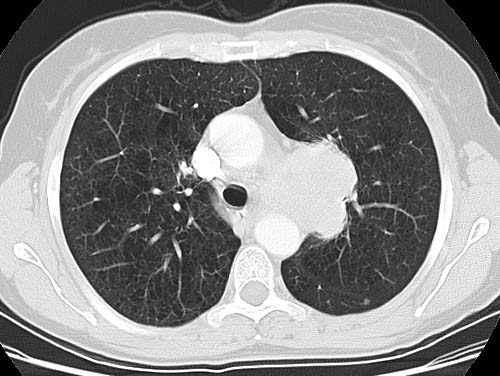
%> input picture FYP 4th Feb9 watershed/Dataset/patient1.jpg, 500 x 376 px
$ octave lung_cancer_contour.m   (GNU Octave 9; MATLAB toolbox functions it lacks are replaced by stand-ins)
%> lines starting %> are read from the running program, lines starting %| are printed output that depends on the picture; in (x1, y1, x2, y2) boxes, pixels count from 0 and x2, y2 are one past the last pixel; in counts of white or black regions, pixels touching at a corner belong together; the program's own positions count from 1
### FYP 3rd rb active contour/region_seg.m
% Region Based Active Contour Segmentation
%
% seg = region_seg(I,init_mask,max_its,alpha,display)
%
% Inputs: I           2D image
%         init_mask   Initialization (1 = foreground, 0 = bg)
%         max_its     Number of iterations to run segmentation for
%         alpha       (optional) Weight of smoothing term
%                       higer = smoother.  default = 0.2
%         display     (optional) displays intermediate outputs
%                       default = true
%
% Outputs: seg        Final segmentation mask (1=fg, 0=bg)
%
% Description: This code implements the paper: "Active Contours Without
% Edges" By Chan Vese. This is a nice way to segment images whose
% foregrounds and backgrounds are statistically different and homogeneous.
%
% Example:
% img = imread('tire.tif');
% m = zeros(size(img));
% m(33:33+117,44:44+128) = 1;
% seg = region_seg(img,m,500);
%
% Coded by: Shawn Lankton (www.shawnlankton.com)
%------------------------------------------------------------------------
function seg = region_seg(I,init_mask,max_its,alpha,display)

  %-- default value for parameter alpha is .1
  if(~exist('alpha','var'))
    alpha = .2;
  end
  %-- default behavior is to display intermediate outputs
  if(~exist('display','var'))
    display = true;
  end
  %-- ensures image is 2D double matrix
  I = im2graydouble(I);

  %-- Create a signed distance map (SDF) from mask
  phi = mask2phi(init_mask);

  %--main loop
  for its = 1:max_its   % Note: no automatic convergence test

    idx = find(phi <= 1.2 & phi >= -1.2);  %get the curve's narrow band

    %-- find interior and exterior mean
    upts = find(phi<=0);                 % interior points
    vpts = find(phi>0);                  % exterior points
    u = sum(I(upts))/(length(upts)+eps); % interior mean
    v = sum(I(vpts))/(length(vpts)+eps); % exterior mean

    F = (I(idx)-u).^2-(I(idx)-v).^2;         % force from image information
    curvature = get_curvature(phi,idx);  % force from curvature penalty

    dphidt = F./max(abs(F)) + alpha*curvature;  % gradient descent to minimize energy

    %-- maintain the CFL condition
    dt = .45/(max(dphidt)+eps);

    %-- evolve the curve
    phi(idx) = phi(idx) + dt.*dphidt;

    %-- Keep SDF smooth
    phi = sussman(phi, .5);

    %-- intermediate output
    if((display>0)&&(mod(its,20) == 0))
      showCurveAndPhi(I,phi,its);
    end
  end

  %-- final output
  if(display)
    showCurveAndPhi(I,phi,its);
  end

  %-- make mask from SDF
  seg = phi<=0; %-- Get mask from levelset


%---------------------------------------------------------------------
%---------------------------------------------------------------------
%-- AUXILIARY FUNCTIONS ----------------------------------------------
%---------------------------------------------------------------------
%---------------------------------------------------------------------


%-- Displays the image with curve superimposed
function showCurveAndPhi(I, phi, i)
  imshow(I,'initialmagnification',200,'displayrange',[0 255]); hold on;
  contour(phi, [0 0], 'g','LineWidth',4);
  contour(phi, [0 0], 'k','LineWidth',2);
  hold off; title([num2str(i) ' Iterations']); drawnow;

%-- converts a mask to a SDF
function phi = mask2phi(init_a)
  phi=bwdist(init_a)-bwdist(1-init_a)+im2double(init_a)-.5;

%-- compute curvature along SDF
function curvature = get_curvature(phi,idx)
    [dimy, dimx] = size(phi);
    [y x] = ind2sub([dimy,dimx],idx);  % get subscripts

    %-- get subscripts of neighbors
    ym1 = y-1; xm1 = x-1; yp1 = y+1; xp1 = x+1;

    %-- bounds checking
    ym1(ym1<1) = 1; xm1(xm1<1) = 1;
    yp1(yp1>dimy)=dimy; xp1(xp1>dimx) = dimx;

    %-- get indexes for 8 neighbors
    idup = sub2ind(size(phi),yp1,x);
    iddn = sub2ind(size(phi),ym1,x);
    idlt = sub2ind(size(phi),y,xm1);
    idrt = sub2ind(size(phi),y,xp1);
    idul = sub2ind(size(phi),yp1,xm1);
    idur = sub2ind(size(phi),yp1,xp1);
    iddl = sub2ind(size(phi),ym1,xm1);
    iddr = sub2ind(size(phi),ym1,xp1);

    %-- get central derivatives of SDF at x,y
    phi_x  = -phi(idlt)+phi(idrt);
    phi_y  = -phi(iddn)+phi(idup);
    phi_xx = phi(idlt)-2*phi(idx)+phi(idrt);
    phi_yy = phi(iddn)-2*phi(idx)+phi(idup);
    phi_xy = -0.25*phi(iddl)-0.25*phi(idur)...
             +0.25*phi(iddr)+0.25*phi(idul);
    phi_x2 = phi_x.^2;
    phi_y2 = phi_y.^2;

    %-- compute curvature (Kappa)
    curvature = ((phi_x2.*phi_yy + phi_y2.*phi_xx - 2*phi_x.*phi_y.*phi_xy)./...
              (phi_x2 + phi_y2 +eps).^(3/2)).*(phi_x2 + phi_y2).^(1/2);

%-- Converts image to one channel (grayscale) double
function img = im2graydouble(img)
  [dimy, dimx, c] = size(img);
  if(isfloat(img)) % image is a double
    if(c==3)
      img = rgb2gray(uint8(img));
    end
  else           % image is a int
    if(c==3)
      img = rgb2gray(img);
    end
    img = double(img);
  end

%-- level set re-initialization by the sussman method
function D = sussman(D, dt)
  % forward/backward differences
  a = D - shiftR(D); % backward
  b = shiftL(D) - D; % forward
  c = D - shiftD(D); % backward
  d = shiftU(D) - D; % forward

  a_p = a;  a_n = a; % a+ and a-
  b_p = b;  b_n = b;
  c_p = c;  c_n = c;
  d_p = d;  d_n = d;

  a_p(a < 0) = 0;
  a_n(a > 0) = 0;
  b_p(b < 0) = 0;
  b_n(b > 0) = 0;
  c_p(c < 0) = 0;
  c_n(c > 0) = 0;
  d_p(d < 0) = 0;
  d_n(d > 0) = 0;

  dD = zeros(size(D));
  D_neg_ind = find(D < 0);
  D_pos_ind = find(D > 0);
  dD(D_pos_ind) = sqrt(max(a_p(D_pos_ind).^2, b_n(D_pos_ind).^2) ...
                       + max(c_p(D_pos_ind).^2, d_n(D_pos_ind).^2)) - 1;
  dD(D_neg_ind) = sqrt(max(a_n(D_neg_ind).^2, b_p(D_neg_ind).^2) ...
                       + max(c_n(D_neg_ind).^2, d_p(D_neg_ind).^2)) - 1;

  D = D - dt .* sussman_sign(D) .* dD;

%-- whole matrix derivatives
function shift = shiftD(M)
  shift = shiftR(M')';

function shift = shiftL(M)
  shift = [ M(:,2:size(M,2)) M(:,size(M,2)) ];

function shift = shiftR(M)
  shift = [ M(:,1) M(:,1:size(M,2)-1) ];

function shift = shiftU(M)
  shift = shiftL(M')';

function S = sussman_sign(D)
  S = D ./ sqrt(D.^2 + 1);

### FYP 3rd rb active contour/gabor_fn.m
function gb=gabor_fn(bw,gamma,psi,lambda,theta)
% [5 lines of commented-out code are left out]

sigma = lambda/pi*sqrt(log(2)/2)*(2^bw+1)/(2^bw-1);
sigma_x = sigma;
sigma_y = sigma/gamma;

sz=fix(4*max(sigma_y,sigma_x))+1;
if mod(sz,2)==0, sz=sz+1;end

% alternatively, use a fixed size
% sz = 60;

[x y]=meshgrid(-fix(sz/2):fix(sz/2),fix(sz/2):-1:fix(-sz/2));
% x (right +)
% y (up +)

% Rotation
x_theta=x*cos(theta)+y*sin(theta);
y_theta=-x*sin(theta)+y*cos(theta);

gb=exp(-0.5*(x_theta.^2/sigma_x^2+gamma^2*y_theta.^2/sigma_y^2)).*cos(2*pi/lambda*x_theta+psi);
%gb = (gb/2+0.5);
% imshow(gb);

### FYP 3rd rb active contour/lung_cancer_contour.m
%% Preprocessing using gabor filter for image enhancement
lambda  = 6;
theta   = 0;
bw      = 3;
%sigma = lambda/pi*sqrt(log(2)/2)*(2^bw+1)/(2^bw-1);
psi     = [0 0];
gamma   = 1.95;
N       = 4;
path = 'F:\Local Disk D\Study\Final Year Project\Final Project\FYP 4th Feb9 watershed\Dataset\patient1.jpg';

%divide path into 3 parts for extension finding
[filepath,name,ext] = fileparts(path);

if strcmp(ext,'.dcm')
    img_in = dicomread(path);
else
      img_in = imread(path);
%> img_in is the input picture: size 376x500 uint8; min 0, max 255, mean 139.4
      img_in = imresize(img_in,[512 512]);
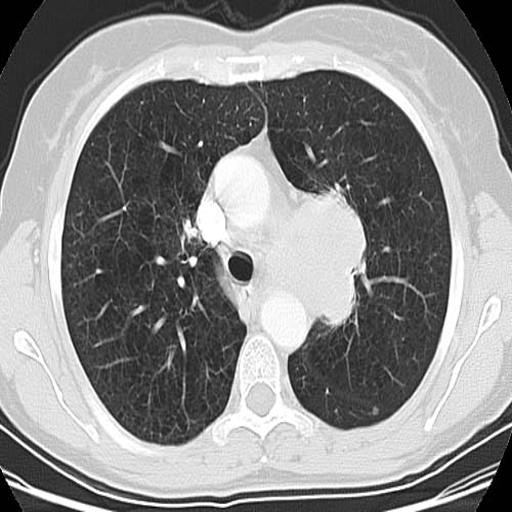
%> img_in: size 512x512 uint8; min 0, max 255, mean 139.4

end

%img_in1 = imread(path);

%find if datatype is uint8 or not
if class(img_in) ~= 'uint8'
    img_in = im2uint8(img_in);
end

%convert 3d into 2d
if size(img_in,3)==3
    img_in = rgb2gray(img_in);
end
%find intensity values
i = img_in(:);  % image into 1 column
intensity = sum(i);
%> intensity = 36545141
if intensity>20974604 && strcmp(ext,'.dcm')
    lambda = 5;
    gamma = 4;
    bw = 2.1;
    img_in = imadjust(img_in); %contrast stretching
elseif intensity>20974604
    lambda=5;


end

%img_in = im2double(img_i);
%img_in = dicomread('e.dcm');
%img_in(:,:,2:3) = [];


%gabor filter start
img_out = zeros(size(img_in,1), size(img_in,2), N);
for n=1:N
    gb = gabor_fn(bw,gamma,psi(1),lambda,theta)...
        + gabor_fn(bw,gamma,psi(2),lambda,theta);
    img_out(:,:,n) = imfilter(img_in, gb, 'symmetric');
    theta = theta + pi/4;
end
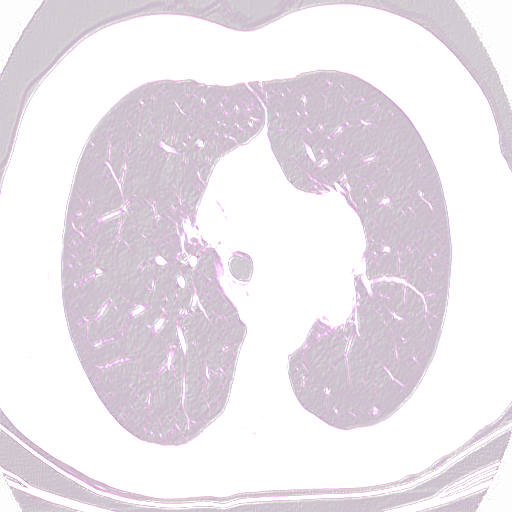
%> img_out: size 512x512x4 double; mean R, G, B, A 189.8, 174.7, 189.5, 174.6; transparent parts drawn white
%> after the loop, theta = 3.14
figure(1);
imshow(img_in);
title('input image');
img_out_disp = sum(abs(img_out).^2, 3).^0.5;

% right division
img_out_disp = img_out_disp./max(img_out_disp(:));
figure(2);
imshow(img_out_disp);
title('gabor output, L-2 super-imposed, normalized - imgoutdisp');

%% This is active contour segmentation
I = img_out_disp;
se = strel('disk', 20);
Ie = imerode(I, se);
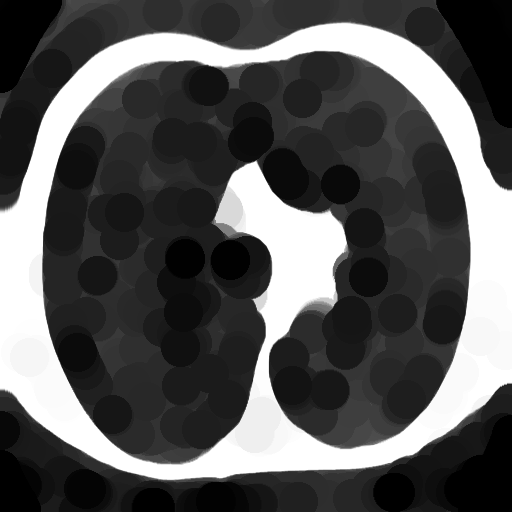
%> Ie: size 512x512 double; min 0, max 1, mean 0.34
figure(3),imshow(Ie),title('Eroded result')
Iobr = imreconstruct(Ie, I);
figure(4),imshow(Iobr),title('Reconstructed Eroded result')
Iobrd = imdilate(Iobr, se);
figure(5),imshow(Iobrd),title('Dilated result')
Iobrcbr = imreconstruct(imcomplement(Iobrd), imcomplement(Iobr));
figure(6),imshow(Iobrcbr),title('Reconstructed dilated result')
Iobrcbr = imcomplement(Iobrcbr);
figure(7),imshow(Iobrcbr),title(' Complemented reconstructred dilated result')
bw = im2bw(Iobrcbr, graythresh(Iobr));
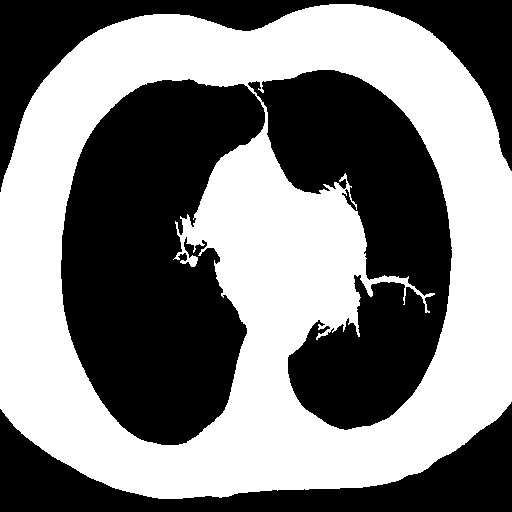
%> bw: size 512x512 logical; 50.1% white; 4 black regions, box (x1, y1, x2, y2) and area: (61, 79, 265, 445) 50823, (248, 70, 452, 430) 39604, (0, 0, 512, 192) 20898, (0, 402, 512, 512) 19394
figure
imshow(bw), title('Thresholded')
I=bw;
m = zeros(size(I,1),size(I,2));          %-- create initial mask
m(200:320,95:180) = 1; %1 black 0 white
%> m: size 512x512 double; values 0 (black) and 1 (white), 4% white; 1 white region, box (x1, y1, x2, y2) and area: (94, 199, 180, 320) 10406
m(186:321,348:410) = 1;
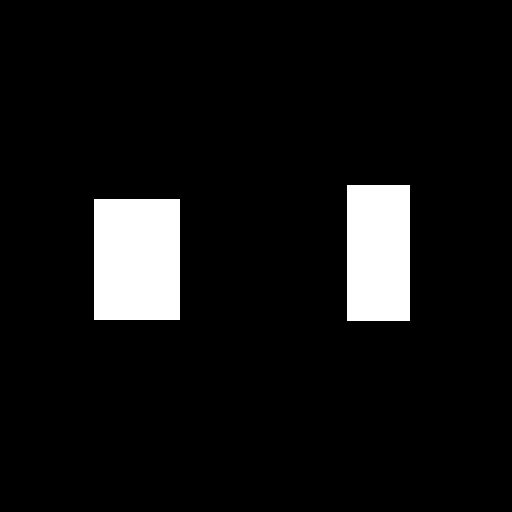
%> m: size 512x512 double; values 0 (black) and 1 (white), 7.2% white; 2 white regions, box (x1, y1, x2, y2) and area: (94, 199, 180, 320) 10406, (347, 185, 410, 321) 8568
% [5 lines of commented-out code are left out]
seg = region_seg(I, m, 1200); %-- Run segmentation
%> (the run ends here)
